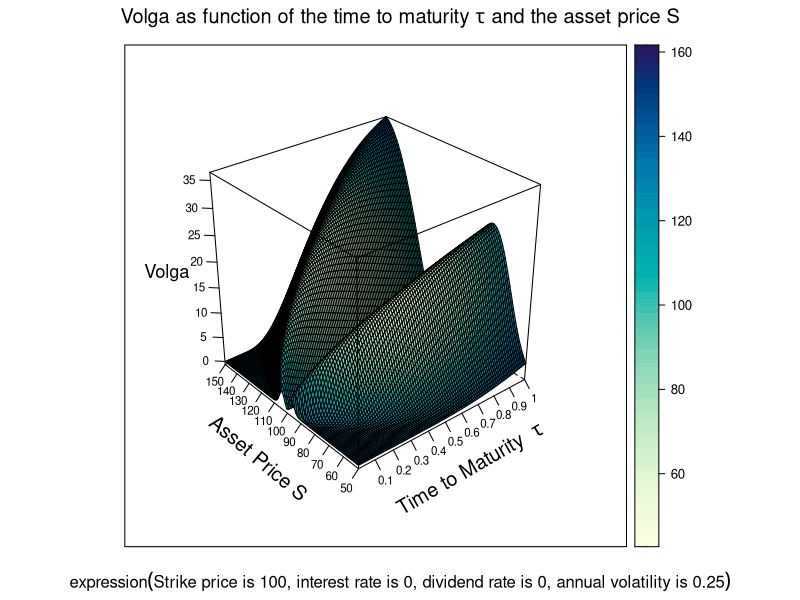

The R source for this figure:
# clear variables and close windows
rm(list = ls(all = TRUE))
graphics.off()

# install and load packages
libraries = c("lattice")
lapply(libraries, function(x) if (!(x %in% installed.packages())) {
install.packages(x)
})
lapply(libraries, library, quietly = TRUE, character.only = TRUE)

# parameter settings
S_min   = 50          # lower bound of Asset Price
S_max   = 150         # upper bound of Asset Price 
tau_min = 0.01        # lower bound of Time to Maturity
tau_max = 1           # upper bound of Time to Maturity
s       = 100         # stock price
k       = 100         # exercise price 
r       = 0           # interest rate
sig     = 0.25        # volatility
tau     = 0.5         # time to maturity
q       = 0           # dividend rate
steps   = 100         # steps

meshgrid = function(a, b) {
    list(x = outer(b * 0, a, FUN = "+"), y = outer(b, a * 0, FUN = "+"))
}

first = meshgrid(seq(tau_min, tau_max, -(tau_min - tau_max)/(steps - 1)), seq(tau_min, tau_max, -(tau_min - tau_max)/(steps - 
    1)))

tau  = first$x
dump = first$y

second = meshgrid(seq(S_min, S_max, -(S_min - S_max)/(steps - 1)), seq(S_min, S_max, -(S_min - S_max)/(steps - 1)))

dump2 = second$x
S     = second$y

d1    = (log(S/k) + (r - q - sig^2/2) * tau)/(sig * sqrt(tau))
volga = (S * sqrt(tau) * exp(-q * tau) * dnorm(d1) * d1 * (d1 - sig * sqrt(tau)))

# Plot
title = bquote(expression(paste("Strike price is ", .(k), ", interest rate is ", 
    .(r), ", dividend rate is ", .(q), ", annual volatility is ", .(sig))))
wireframe(volga ~ tau * S, drape = T, ticktype = "detailed", main = expression(paste("Volga as function of the time to maturity ", 
    tau, " and the asset price S")), sub = title, scales = list(arrows = FALSE, 
    col = "black", distance = 1, tick.number = 8, cex = 0.7, x = list(labels = round(seq(tau_min, 
        tau_max, length = 11), 1)), y = list(labels = round(seq(S_min, S_max, length = 11), 
        1))), xlab = list(expression(paste("Time to Maturity  ", tau)), rot = 30, 
    cex = 1.2), ylab = list("Asset Price S", rot = -40, cex = 1.2), zlab = list("Volga", 
    cex = 1.1))
